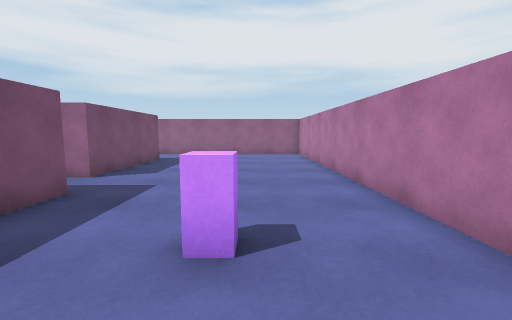
View 1 (above)

18 first-person views from a walk through a 3-D level made in the Unity game engine. The camera is 1.2 m above the floor, tilts 6° down and sees 90° across. The floor is counted in squares, 1 m on a side. Each view is taken from the middle of a square. On the plan, view 1 faces up. The plan holds only what a view shows up to about 12 squares ahead; the rest is blank. The player character is not drawn.

View 2
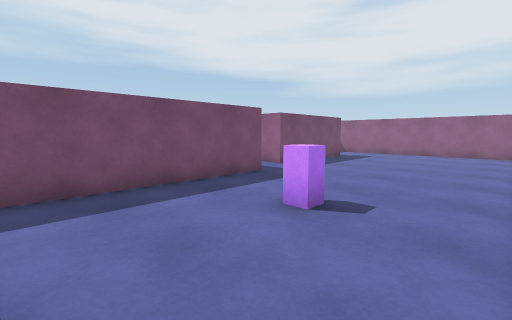

View 3
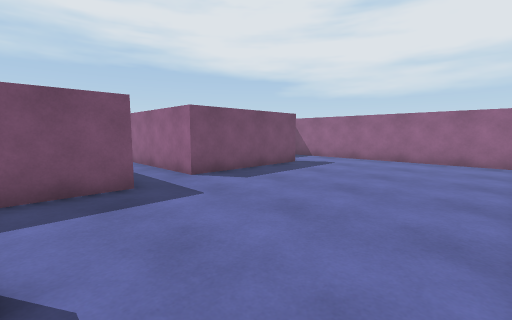

View 4
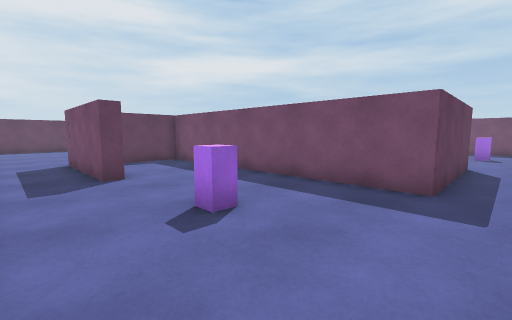

View 5
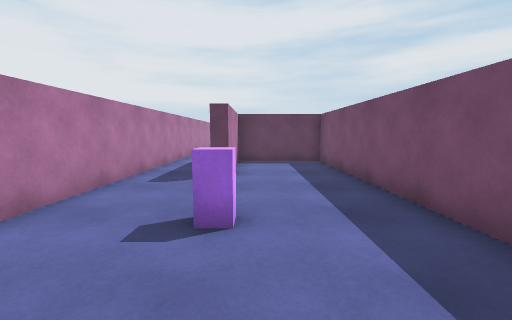

View 6
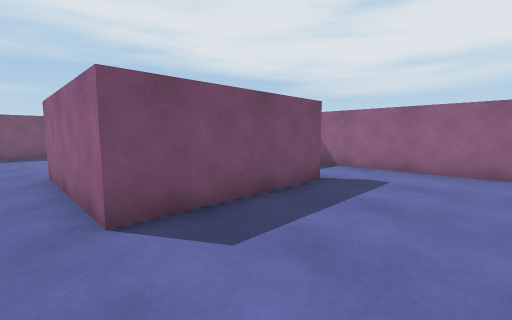

View 7
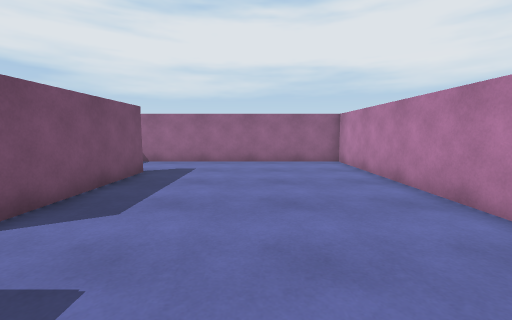

View 8
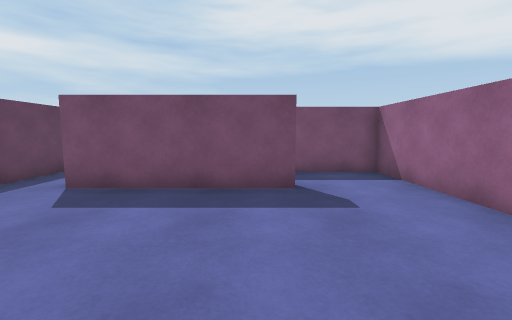

View 9
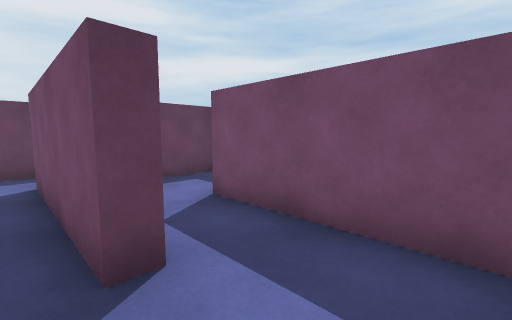

View 10
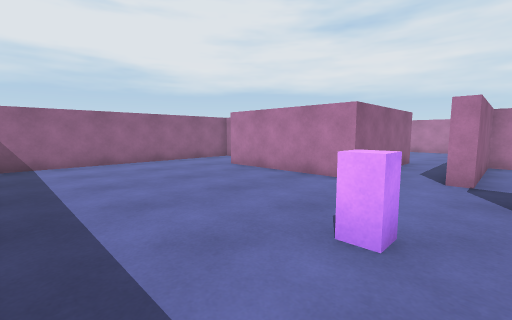

View 11
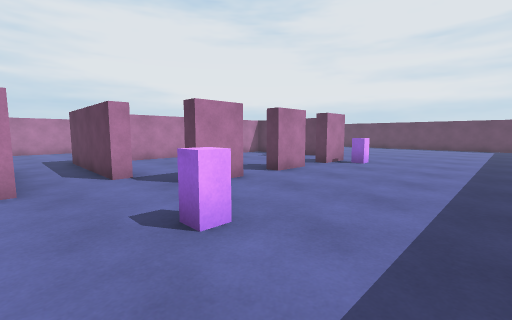

View 12
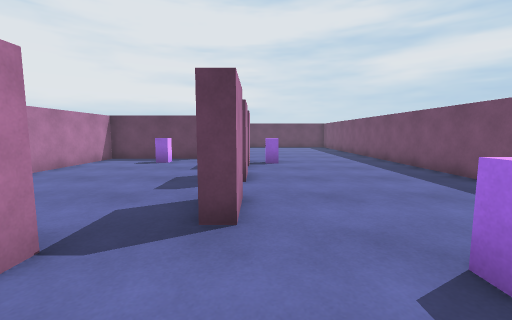

View 13
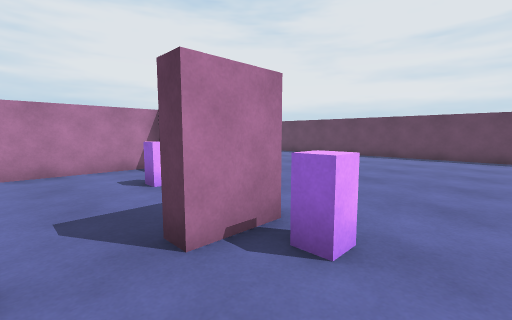

View 14
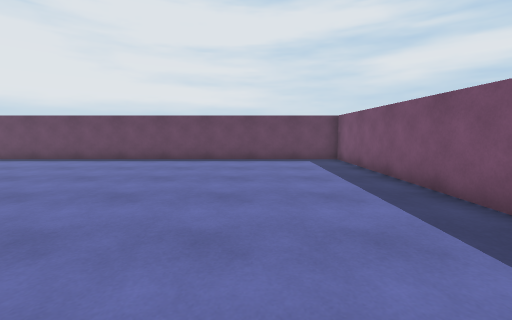

View 15
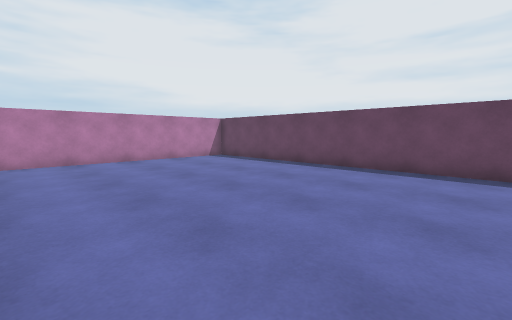

View 16
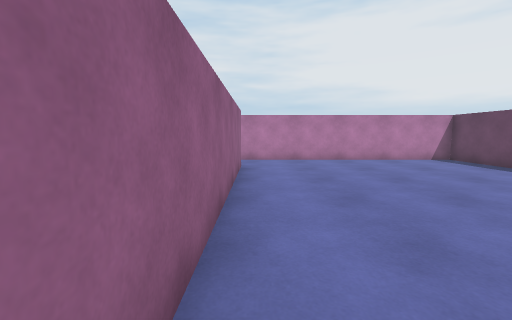

View 17
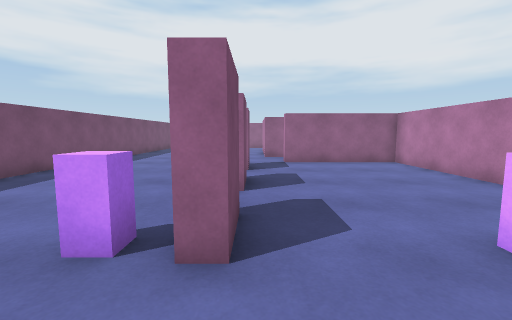

View 18
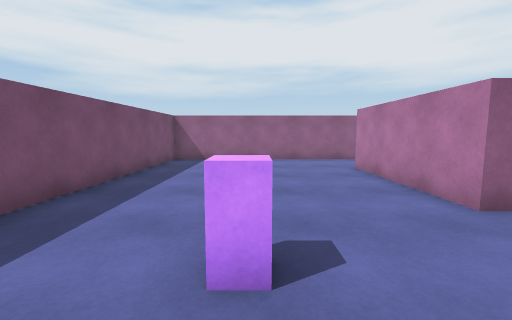

### Floor plan
Key: @ floor where view 1 was taken; # wall or solid block; x gap in a wall; . floor; B purple block.
Columns run from 17 left of view 1 to 3 right of it. Each row starts with its distance up from view 1.
 15 #####################
 14 #........ #.........#
 13 #........ #.........#
 12 #.......  #.........#
 11 #.......# #.#.......#
 10 #.......# #.#.......#
  9 #.......#...#.......#
  8 #.......#...#.......#
  7 #.......#####.......#
  6 #...................#
  5 #...B....#####......#
  4 #............#......#
  3 #......#.....#..BB..#
  2 #............#...B..#
  1 #............#......#
  0 #............#...@..#
 -1 #............#......#
 -2 #............#...#..#
 -3 #....Bx#..B..#...#..#
 -4 #....B....B..#...#..#
 -5 #........#########..#
 -6 #...................#
 -7 #...................#
 -8 #...................#
 -9 #...................#
-10 #...................#
-11 #...................#
-12 #...................#
-13 #...................#
-14 #...................#
-15 #####################

Where each view was taken, in squares from view 1:
view 1: 0 up, 0 right, facing up
view 2: 1 down, 2 right, facing up-left
view 3: 3 up, 2 right, facing up-left
view 4: 6 up, 2 right, facing down-left
view 5: 6 up, 1 left, facing down
view 6: 6 up, 1 left, facing up-left
view 7: 4 up, 1 left, facing up
view 8: 11 up, 1 right, facing left
view 9: 14 up, 4 left, facing down-left
view 10: 4 up, 16 left, facing up-right
view 11: 7 up, 16 left, facing down-right
view 12: 7 up, 11 left, facing down
view 13: 1 down, 13 left, facing down-right
view 14: 3 down, 13 left, facing down
view 15: 6 down, 9 left, facing down-right
view 16: 6 down, 9 left, facing right
view 17: 6 down, 10 left, facing up
view 18: 3 up, 13 left, facing up
